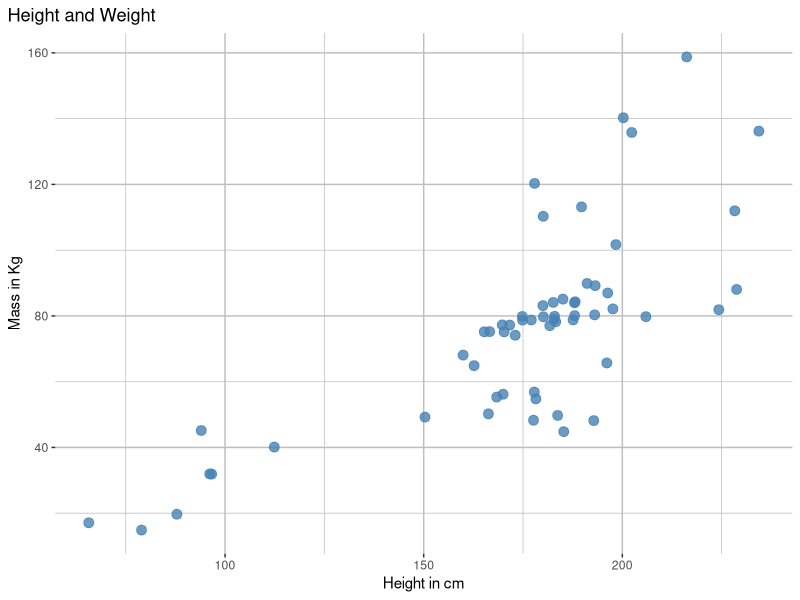
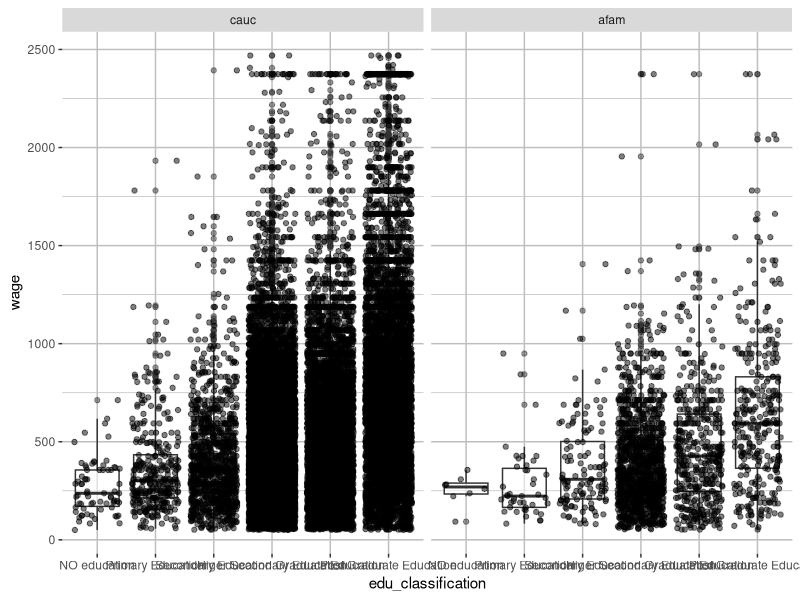
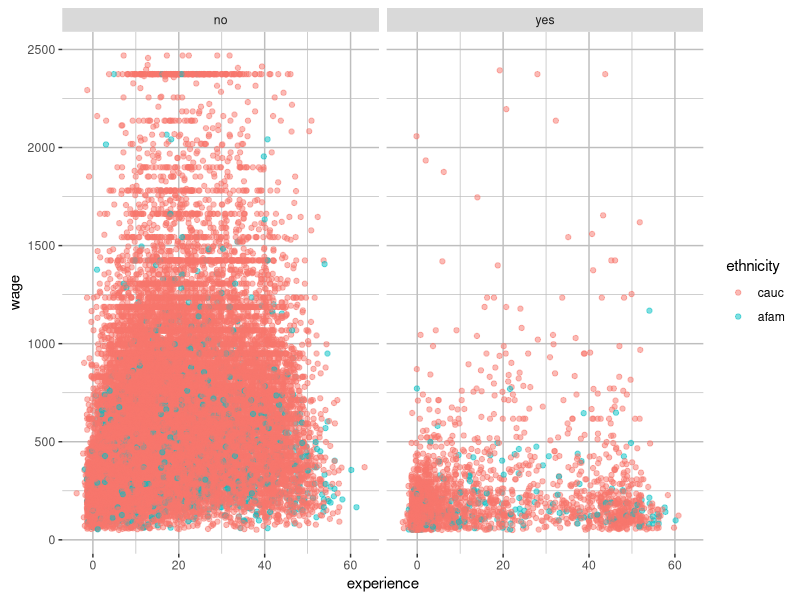
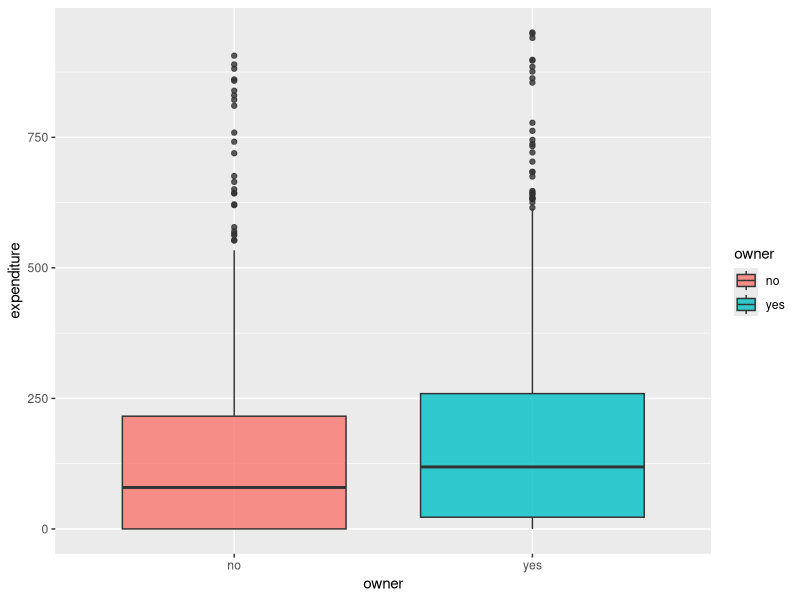
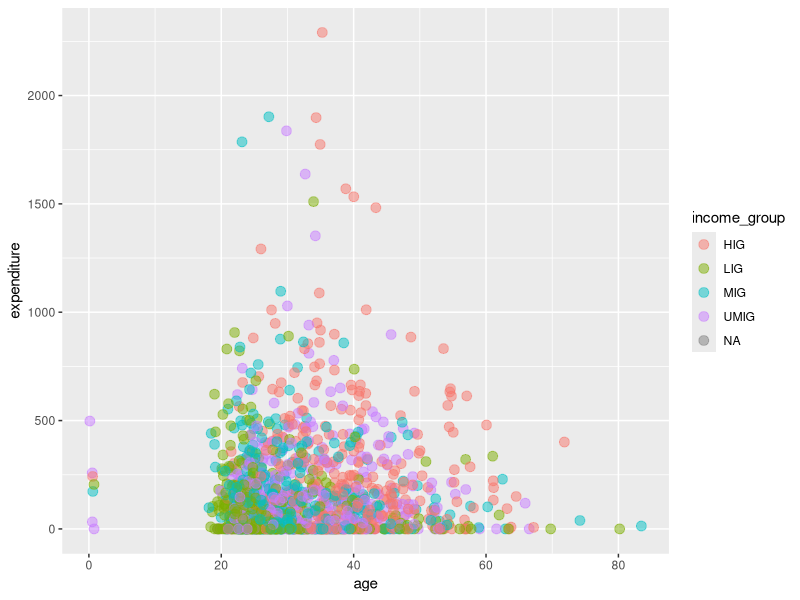
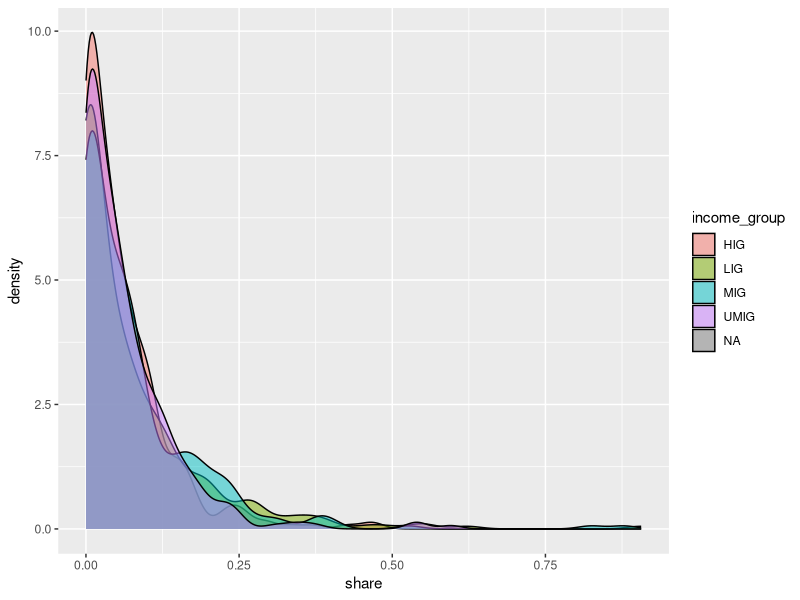
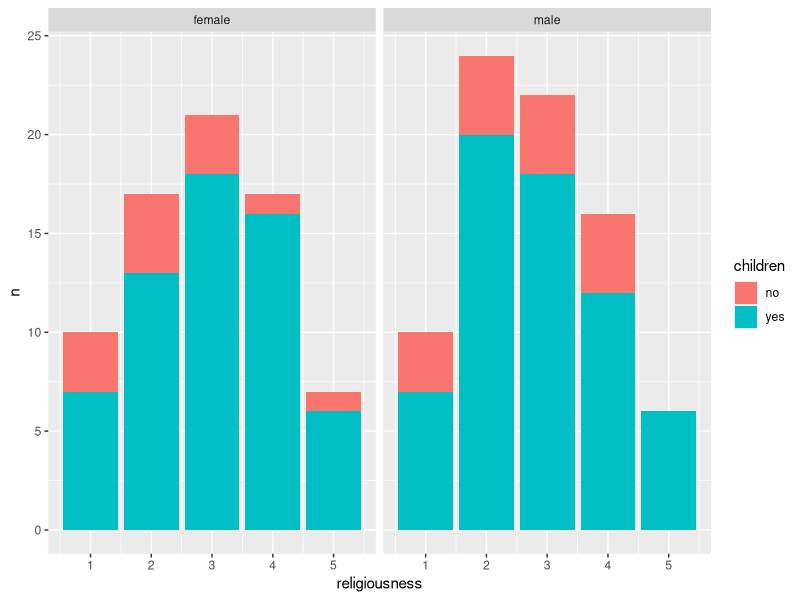

Write R code to recreate these figures, in order.
#### To show how everyone needs help while coding ##########


# Libraries ---------------------------------------------------------------

library(here)
library(tidyverse)
library(AER)

# explore data ------------------------------------------------------------

starwars
View(starwars)
?starwars

head(starwars$films)

starwars %>% 
  rowwise() %>% 
  mutate(
    number_of_films = length(films)
  ) %>% 
  arrange(desc(number_of_films)) %>% 
  view()


starwars %>% 
  filter(mass <160) %>% 
  ggplot(aes(height,mass))+
  geom_jitter(size = 3, alpha = 0.8,
              colour = "steelblue")+
  labs(
    title = "Height and Weight",
    x = "Height in cm",
    y = "Mass in Kg"
  )+
  theme(
    panel.background = element_rect(fill = "#ffffff"),
    plot.background = element_rect(fill = "#ffffff"),
    panel.grid = element_line(colour = "grey"),
    plot.title.position  = "plot"
  )

unique(starwars$skin_color)


data("CPS1988")

view(CPS1988)

CPS1988 %>% 
  mutate(
    edu_classification = case_when(
      education == 0 ~ "NO education",
      education >0 & education <=5 ~ "Primary Education",
      education >5 & education <=8 ~ "Secondary Education",
      education >8 & education <=12 ~ "Higer Secondary Education",
      education >12 & education <=15 ~ "Graduate Education",
      education >15 ~ "Post Graduate Education"
      
    ),
    edu_classification = fct_reorder(
      as.factor(edu_classification),
      education
    )
  ) %>% 
  filter(wage <= 2500) %>% 
  ggplot(aes(edu_classification,wage))+
  geom_boxplot(
               alpha= 0.5)+
  geom_jitter(alpha = 0.5)+
  theme(
    panel.background = element_rect(fill = "#ffffff"),
    plot.background = element_rect(fill = "#ffffff"),
    panel.grid = element_line(colour = "grey"),
    plot.title.position  = "plot"
  )+
  facet_wrap(~ethnicity)

CPS1988 %>% 
  mutate(
    edu_classification = case_when(
      education == 0 ~ "NO education",
      education >0 & education <=5 ~ "Primary Education",
      education >5 & education <=8 ~ "Secondary Education",
      education >8 & education <=12 ~ "Higer Secondary Education",
      education >12 & education <=15 ~ "Graduate Education",
      education >15 ~ "Post Graduate Education"
      
    ),
    edu_classification = fct_reorder(
      as.factor(edu_classification),
      education
    )
  ) %>% 
  count(edu_classification,ethnicity)

CPS1988 %>% 
  mutate(
    edu_classification = case_when(
      education == 0 ~ "NO education",
      education >0 & education <=5 ~ "Primary Education",
      education >5 & education <=8 ~ "Secondary Education",
      education >8 & education <=12 ~ "Higer Secondary Education",
      education >12 & education <=15 ~ "Graduate Education",
      education >15 ~ "Post Graduate Education"
      
    ),
    edu_classification = fct_reorder(
      as.factor(edu_classification),
      education
    )
  ) %>% 
  filter(wage <= 2500) %>% 
  ggplot(aes(experience,wage))+
  geom_jitter(aes(colour = ethnicity),
              alpha= 0.5)+
  theme(
    panel.background = element_rect(fill = "#ffffff"),
    plot.background = element_rect(fill = "#ffffff"),
    panel.grid = element_line(colour = "grey"),
    plot.title.position  = "plot"
  )+
  facet_wrap(~parttime)





data("CreditCard")

view(CreditCard)



CreditCard %>% 
  filter(income<=7.5& expenditure <=1000 ) %>% 
  ggplot(aes(owner,expenditure))+
  geom_boxplot(aes(fill = owner), alpha = 0.8)

CreditCard %>% 
  mutate(
    income_group = case_when(
      income < 2.24375 ~ "LIG",
      income >= 2.24375 & income < 2.90 ~ "MIG",
      income >= 2.9 & income < 4 ~ "UMIG",
      income >= 4.0 & income < 13.5 ~ "HIG",
    )
  ) %>% 
  filter(income<=7.5 | expenditure <=1000) %>% 
  ggplot(aes(age, expenditure))+
  geom_jitter(aes(color = income_group),
              alpha =0.5, size = 3)


CreditCard %>% 
  mutate(
    income_group = case_when(
      income < 2.24375 ~ "LIG",
      income >= 2.24375 & income < 2.90 ~ "MIG",
      income >= 2.9 & income < 4 ~ "UMIG",
      income >= 4.0 & income < 13.5 ~ "HIG",
    )
  ) %>% 
  ggplot()+
  geom_density(aes(share, 
                   fill = income_group),
               alpha = 0.5)


data("Affairs")
view(Affairs)


Affairs %>%
  filter(affairs!=0) %>% 
  count(religiousness,gender, children,) %>% 
  ggplot()+
  geom_col(aes(religiousness,n, fill = children))+
  facet_wrap(~gender)

table(Affairs$gender)
